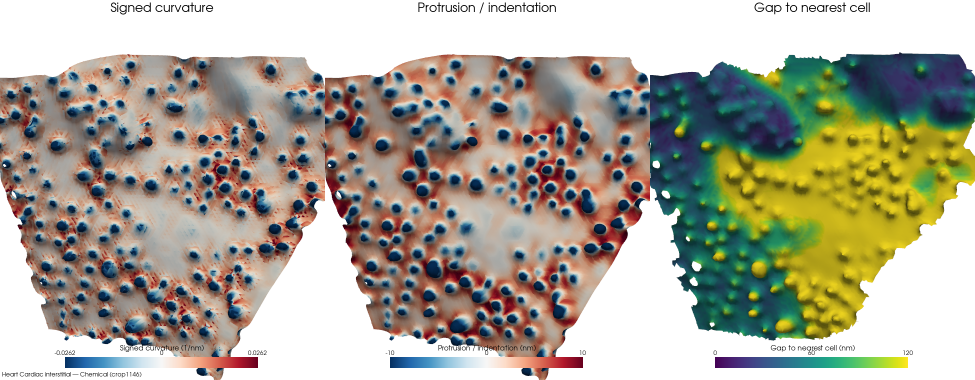
#> input picture docs/membranes/membrane_crop1146.png, 1950 x 760 px (shown at 1/2 size)
$ python make_hero_art.py
#> lines starting #> are read from the running program, lines starting #| are printed output that depends on the picture; after the words box and inside, x2 and y2 are one past the last pixel; in counts of white or black regions, pixels touching at a corner belong together
#!/usr/bin/env python3
"""
Cut hero artwork out of the membrane render sheets.

Those sheets are matplotlib figures: three panels, titles, colourbars, white
ground. This lifts a single panel, trims it to the mesh, and writes a
transparent PNG so the site can place it on any background.

    python scripts/make_hero_art.py
"""
from __future__ import annotations

from pathlib import Path

import numpy as np
from PIL import Image

ROOT = Path(__file__).resolve().parent.parent
OUT = ROOT / "docs" / "assets" / "art"

# (source sheet, which of the three panels, output name)
PICKS = [
    ("docs/membranes/membrane_crop1146.png", 2, "hero-gap.png"),      # viridis, caveolae
    ("docs/membranes/membrane_crop1146.png", 0, "hero-curv.png"),     # diverging curvature
    ("docs/membranes/membrane_crop1038.png", 2, "art-disse.png"),
    ("docs/membranes/membrane_crop1126.png", 0, "art-hep.png"),
]


def panel(img: Image.Image, idx: int, n: int = 3) -> Image.Image:
    """Slice one of n horizontal panels, dropping title and colourbar rows."""
#> called with idx = 2, n = 3
    w, h = img.size
#> w = 1950; h = 760
    top, bot = int(h * 0.06), int(h * 0.88)          # strip the title and the bar
#> top = 45; bot = 668
    x0, x1 = int(w * idx / n), int(w * (idx + 1) / n)
#> x0 = 1300; x1 = 1950
    return img.crop((x0, top, x1, bot))
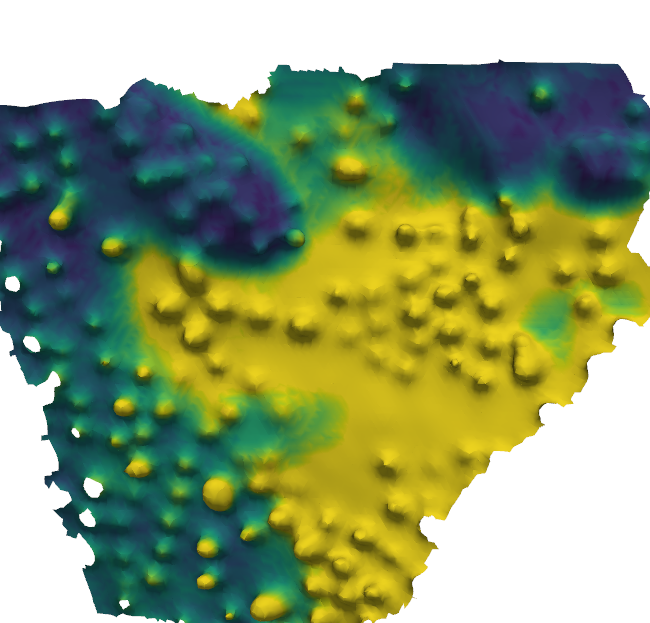
#> returned value: PIL image 650x623 RGB; mean R, G, B 144, 159.5, 113.8


def cut(im: Image.Image) -> Image.Image:
    """White ground -> transparent, then trim to the remaining content."""
    im = im.convert("RGBA")
    a = np.array(im).astype(int)
    rgb = a[..., :3]
    mx, mn = rgb.max(axis=2), rgb.min(axis=2)
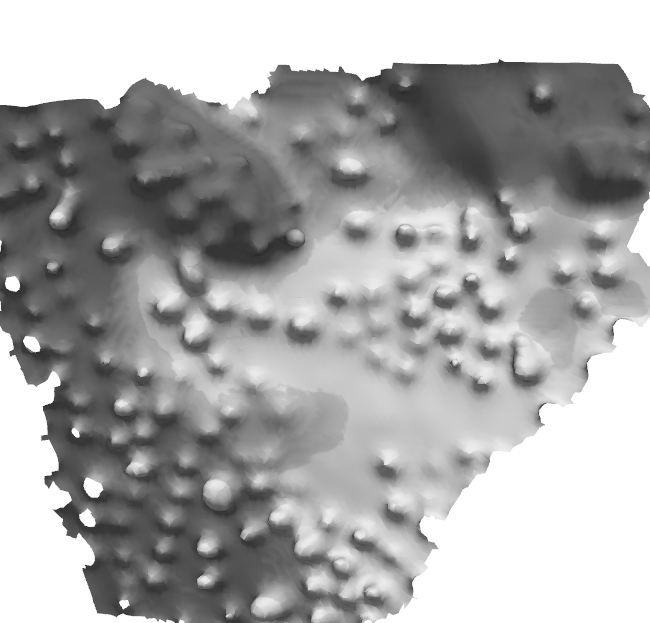
#> mx: shape (623, 650) int64; min 39, max 255, mean 169.5
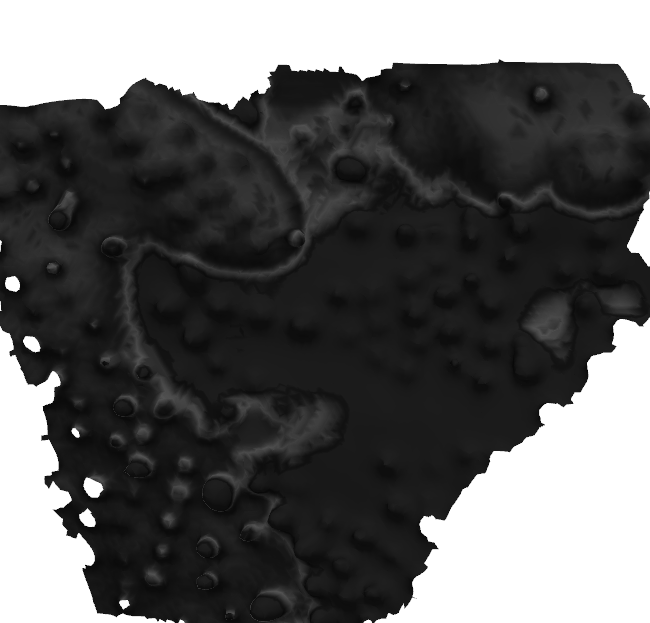
#> mn: shape (623, 650) int64; min 7, max 255, mean 95.2
    # the matplotlib ground is pure, unsaturated white; the mesh never is
    ground = (mn > 246) & ((mx - mn) < 6)
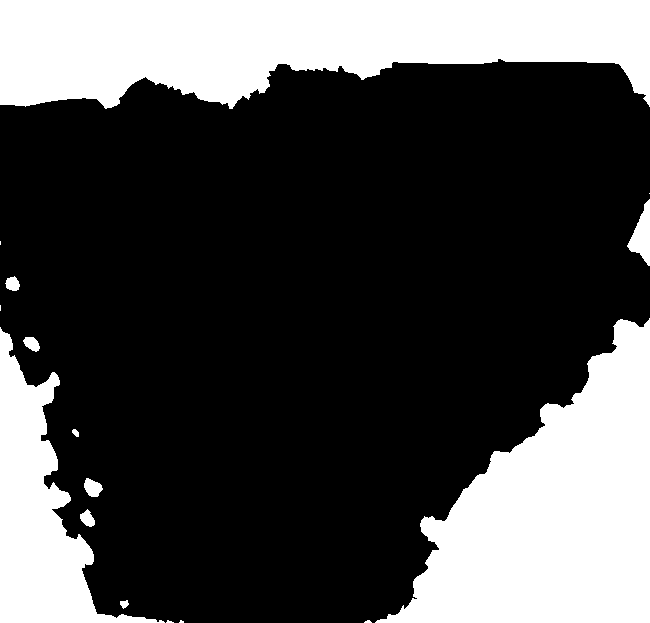
#> ground: shape (623, 650) bool; 29% white; 16 white regions (6 under 20 px), largest, box (x1, y1, x2, y2) and area: (0, 0, 650, 109) 51821, (375, 318, 650, 623) 46287, (0, 327, 165, 623) 17489
    a[..., 3] = np.where(ground, 0, 255)

    ys, xs = np.where(a[..., 3] > 0)
    if len(ys) == 0:
        return Image.fromarray(a.astype("uint8"))
    a = a[ys.min():ys.max() + 1, xs.min():xs.max() + 1]
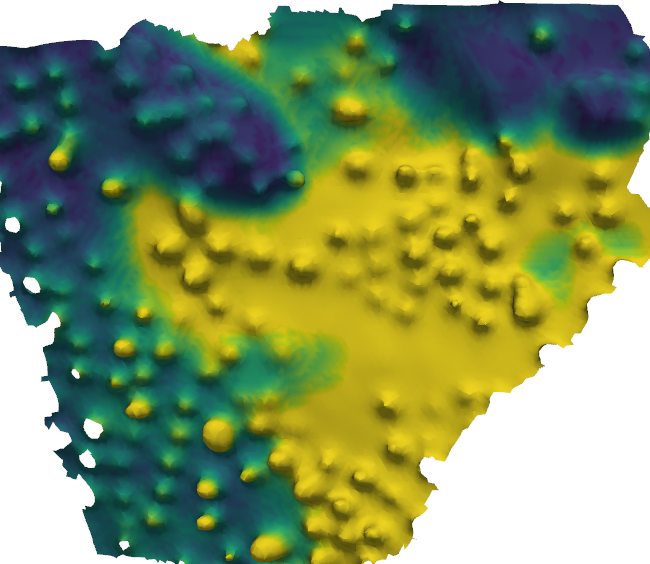
#> a: shape (564, 650, 4) int64; mean R, G, B, A 132.4, 149.5, 99.1, 200.1; transparent parts drawn white
    return Image.fromarray(a.astype("uint8"))
#> returned value: PIL image 650x564 RGBA
#|   hero-gap.png     650x564  361 KB


def thumbs(size: int = 240) -> int:
    """One small transparent render per crop, for the crop table.

    Panel 2 (gap to nearest cell, viridis) reads best at this size — the
    diverging curvature panel goes muddy once it is small.
    """
#> called with size = 240
    tdir = OUT / "thumbs"
    tdir.mkdir(parents=True, exist_ok=True)
    n = 0
    for src in sorted((ROOT / "docs" / "membranes").glob("membrane_crop*.png")):
        crop = src.stem.replace("membrane_", "")
        im = cut(panel(Image.open(src), 2))
        im.thumbnail((size, size), Image.LANCZOS)
#> im: PIL image 240x208 RGBA
        # centre on a square canvas so every row in the table is the same height
        sq = Image.new("RGBA", (size, size), (0, 0, 0, 0))
#> sq: PIL image 240x240 RGBA; every value is 0
        sq.paste(im, ((size - im.size[0]) // 2, (size - im.size[1]) // 2))
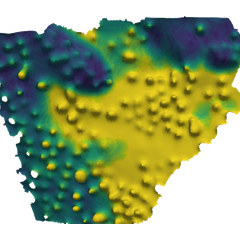
#> sq: PIL image 240x240 RGBA; mean R, G, B, A 70.2, 85.2, 41.1, 173.4; transparent parts drawn white
        sq.save(tdir / f"{crop}.png", optimize=True)
        n += 1
    total = sum(f.stat().st_size for f in tdir.glob("*.png")) / 1048576
    print(f"  thumbs/         {n} crops, {total:.1f} MB total")
    return n


def main():
    OUT.mkdir(parents=True, exist_ok=True)
    for src, idx, name in PICKS:
        p = ROOT / src
        if not p.exists():
            print("  missing:", src)
            continue
        im = cut(panel(Image.open(p), idx))
        # cap the long edge; these are decoration, not data
        long_edge = 1600
        if max(im.size) > long_edge:
            s = long_edge / max(im.size)
            im = im.resize((int(im.size[0] * s), int(im.size[1] * s)), Image.LANCZOS)
        im.save(OUT / name, optimize=True)
        kb = (OUT / name).stat().st_size / 1024
        print(f"  {name:16s} {im.size[0]}x{im.size[1]}  {kb:.0f} KB")


    thumbs()


if __name__ == "__main__":
    main()
